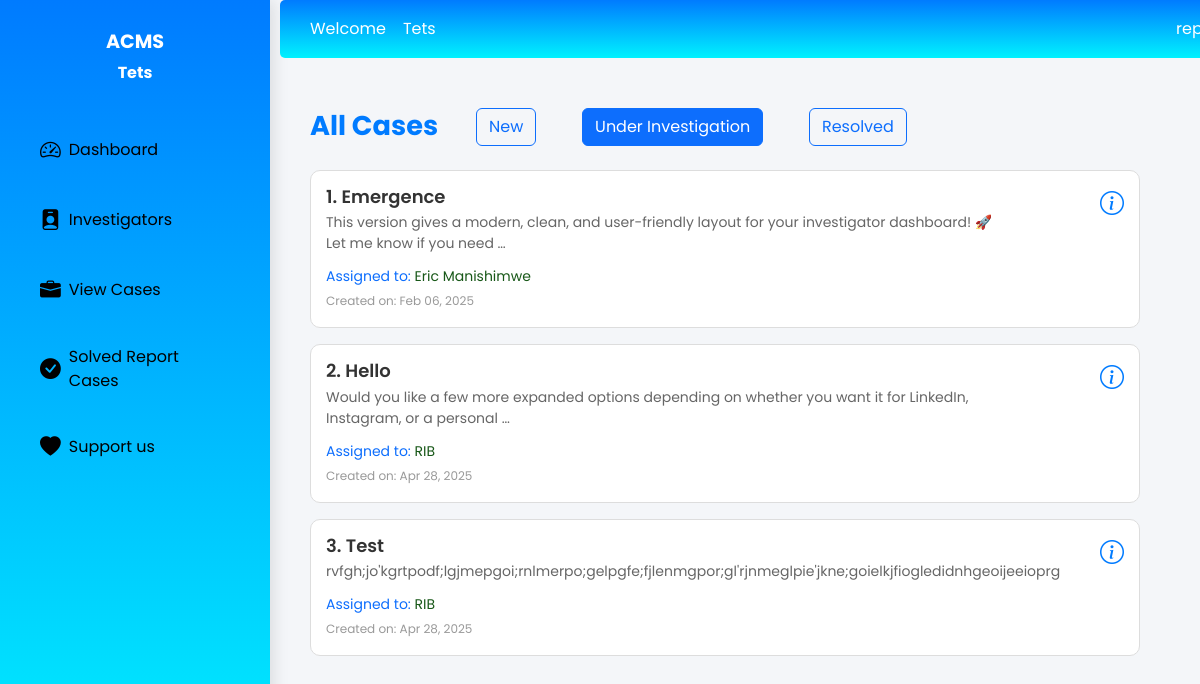
Before: /casess/?status=under_investigation (signed in) with the older database file.
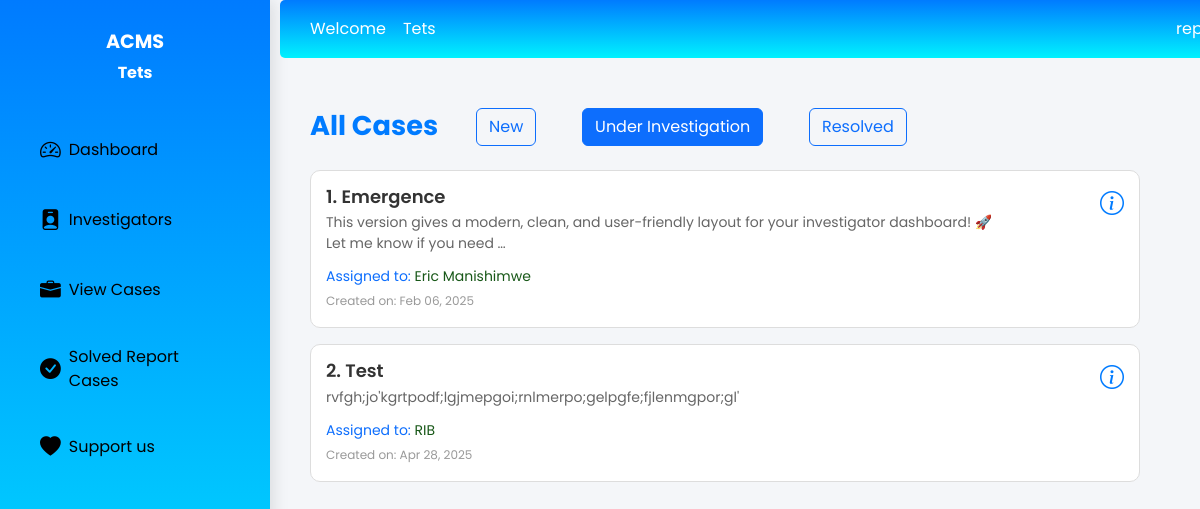
After: the same page with the newer database file.
### IntegrityGuard_app/models.py (models this page shows, shortened)
class Case(models.Model):
    STATUS_CHOICES = (
        ('reported', 'Reported'),
        ('under_investigation', 'Under Investigation'),
        ('resolved', 'Resolved'),
    )
    title = models.CharField(max_length=255)
    description = models.TextField()
    reported_by = models.ForeignKey(User, on_delete=models.CASCADE, related_name='reported_cases')
    assigned_to = models.ForeignKey(User, on_delete=models.SET_NULL, null=True, blank=True, related_name='assigned_cases')
    Legal_assigned_to = models.ForeignKey(User, on_delete=models.SET_NULL, null=True, blank=True, related_name='Legal_cases')
    internal_Investigator=models.ForeignKey(User, on_delete=models.SET_NULL, null=True, blank=True, related_name='internal_Investigator')
    status = models.CharField(max_length=20, choices=STATUS_CHOICES, default='reported')
    created_at = models.DateTimeField(auto_now_add=True)
    updated_at = models.DateTimeField(auto_now=True)
    Assigned_at = models.DateTimeField(blank=True, null=True)
    reported = models.TextField(max_length=255, blank=True, null=True)

class User(models.Model):
    USER_TYPE_CHOICES = (
        ('admin', 'Administrator'),
        ('investigator', 'Investigator'),
        ('reporter', 'Reporter'),
    )
    fullname = models.CharField(max_length=255)
    address = models.CharField(max_length=255)
    phone_number = models.CharField(max_length=15)
    email = models.EmailField(unique=True)
    password = models.CharField(max_length=128)
    user_type = models.CharField(max_length=15, choices=USER_TYPE_CHOICES , default='reporter')
    date_joined = models.DateTimeField(auto_now_add=True)
    is_active = models.BooleanField(default=True)
    is_admin = models.BooleanField(default=False)
    USERNAME_FIELD = 'email'
    REQUIRED_FIELDS = ['username']

### IntegrityGuard_app/views.py (the view)
# urls.py: path('casess/', views.cases_list, name='cases_list'),
def cases_list(request):
    status = request.GET.get('status')
    name = request.session["name"]
    role= request.session["user_type"]
    if status:
        cases = Case.objects.filter(status=status)
    else:
        cases = Case.objects.filter(status="reported")
    investigators = User.objects.filter(user_type='investigator')
    context = {
        'name': name,
        'role': role,
        'cases': cases,
        'investigators': investigators,
    }
    return render(request, 'Admin/DisplayCases.html',context)

### IntegrityGuard_app/templates/admin/DisplayCases.html (shortened to what the changed rows need)
{% load static %}
<!DOCTYPE html>
<html lang="en">
<head>
    <link href="https://cdn.jsdelivr.net/npm/bootstrap@5.3.0/dist/css/bootstrap.min.css" rel="stylesheet">
    <link href="https://cdn.jsdelivr.net/npm/bootstrap-icons/font/bootstrap-icons.css" rel="stylesheet">
</head>
<body>
    <div class="d-flex">
        <div class="main-content">
            <div class="dashboard-container">
                    <div class="case-container text-left">
                        <h2>All Cases</h2>
                        {% if cases %}
                        <div class="list-group mt-4">
                            {% for case in cases %}
                            <div class="case-list">
                                <a href="#" class="case-item  mb-3" data-bs-toggle="modal" data-bs-target="#caseModal{{ case.id }}">
                                    <div class="case-content">
                                        <h5 class="case-title">{{ forloop.counter }}. {{ case.title }}</h5>
                                        <p class="case-description">{{ case.description|truncatewords:20 }}</p>
                                        <small>
                                            Assigned to: <span style="color: rgb(24, 88, 24);">
                                                {% if case.assigned_to %}{{ case.assigned_to.fullname }}{% else %}New{% endif %}
                                            </span>
                                        </small>
                                        <br>
                                        <small class="case-date">Created on: {{ case.created_at|date:"M d, Y" }}</small>
                                    </div>
                                    <div class="case-icon">
                                        <i class="bi bi-info-circle"></i>
                                    </div>
                                </a>
                        {% endfor %}
                    </div>
                    {% else %}
                    <p  style="color: rgb(165, 31, 31); margin-top: 100px; margin-left: 20%;">No cases found for your account.</p>
                    {% endif %}
                </div>
            </div>
        </div>
    </div>
</body>
</html>

Changed rows visible on the page:
no longer on this page (row edited): Case: title "Hello", description "Would you like a few more expanded options depending on whether you want it for LinkedIn, Instagram, or a personal …", assigned_to.fullname "RIB", created_at "Apr 28, 2025"
changed Case "Test": description "rvfgh;jo'kgrtpodf;lgjmepgoi;rnlmerpo;gelpgfe;fjlenmgpor;gl'rjnmeglpie'jkne;goielkjfiogledidnhgeoijeeioprg" → "rvfgh;jo'kgrtpodf;lgjmepgoi;rnlmerpo;gelpgfe;fjlenmgpor;gl'"
